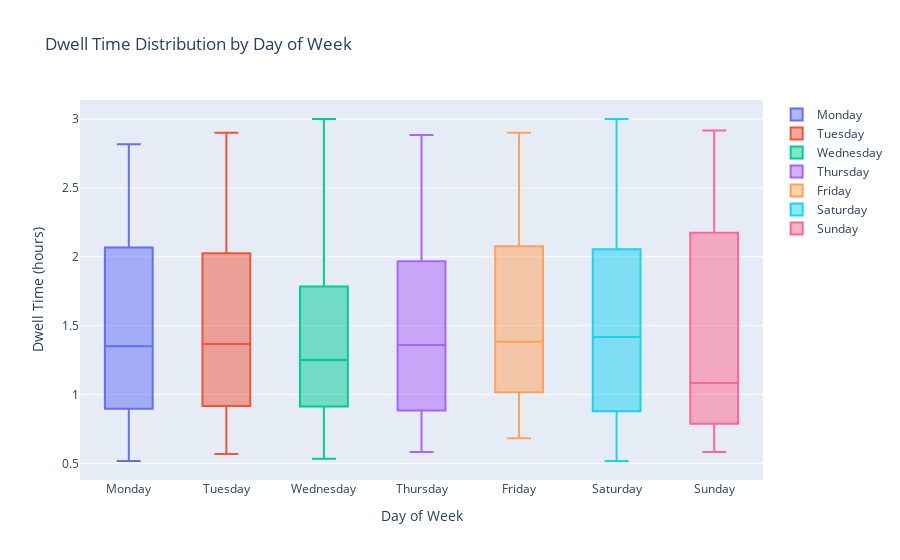

Notebook cell for this chart:
### Code cell
# Create box plot showing dwell time distribution for each day of week

fig = go.Figure()

for day in day_order:
   day_data = df_clean[df_clean['TA_DAY'] == day]['DWELL_TIME']
   fig.add_trace(go.Box(y=day_data, name=day))

fig.update_layout(
   title='Dwell Time Distribution by Day of Week',
   yaxis_title='Dwell Time (hours)',
   xaxis_title='Day of Week'
)

fig.show()
